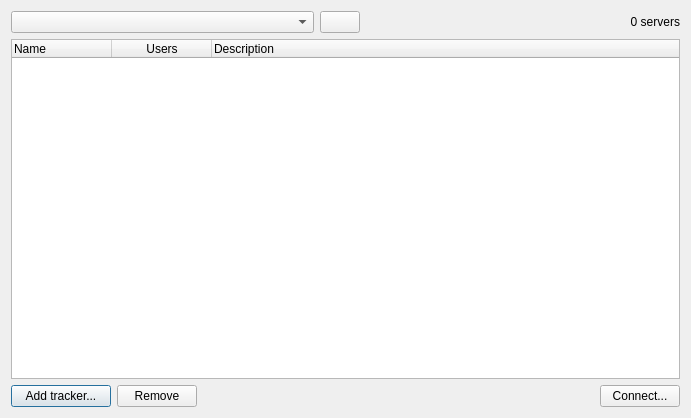
<?xml version="1.0" encoding="UTF-8"?>
<ui version="4.0">
 <class>DialogTrackers</class>
 <widget class="QDialog" name="DialogTrackers">
  <property name="windowModality">
   <enum>Qt::ApplicationModal</enum>
  </property>
  <property name="geometry">
   <rect>
    <x>0</x>
    <y>0</y>
    <width>691</width>
    <height>418</height>
   </rect>
  </property>
  <property name="minimumSize">
   <size>
    <width>640</width>
    <height>337</height>
   </size>
  </property>
  <property name="windowTitle">
   <string>Trackers</string>
  </property>
  <layout class="QGridLayout" name="gridLayout">
   <item row="0" column="0" colspan="3">
    <widget class="QComboBox" name="comboBox">
     <property name="sizePolicy">
      <sizepolicy hsizetype="Expanding" vsizetype="Fixed">
       <horstretch>0</horstretch>
       <verstretch>0</verstretch>
      </sizepolicy>
     </property>
    </widget>
   </item>
   <item row="0" column="6">
    <widget class="QLabel" name="label">
     <property name="text">
      <string>0 servers</string>
     </property>
     <property name="textFormat">
      <enum>Qt::PlainText</enum>
     </property>
     <property name="alignment">
      <set>Qt::AlignRight|Qt::AlignTrailing|Qt::AlignVCenter</set>
     </property>
    </widget>
   </item>
   <item row="1" column="0" colspan="7">
    <widget class="QTreeWidget" name="treeWidget">
     <property name="indentation">
      <number>2</number>
     </property>
     <property name="itemsExpandable">
      <bool>false</bool>
     </property>
     <property name="sortingEnabled">
      <bool>false</bool>
     </property>
     <property name="animated">
      <bool>true</bool>
     </property>
     <property name="expandsOnDoubleClick">
      <bool>false</bool>
     </property>
     <property name="columnCount">
      <number>3</number>
     </property>
     <column>
      <property name="text">
       <string>Name</string>
      </property>
     </column>
     <column>
      <property name="text">
       <string>Users</string>
      </property>
      <property name="textAlignment">
       <set>AlignCenter</set>
      </property>
     </column>
     <column>
      <property name="text">
       <string>Description</string>
      </property>
     </column>
    </widget>
   </item>
   <item row="2" column="0">
    <widget class="QPushButton" name="pushButton">
     <property name="minimumSize">
      <size>
       <width>100</width>
       <height>0</height>
      </size>
     </property>
     <property name="text">
      <string>Add tracker...</string>
     </property>
    </widget>
   </item>
   <item row="2" column="1">
    <widget class="QPushButton" name="pushButton_2">
     <property name="enabled">
      <bool>true</bool>
     </property>
     <property name="text">
      <string>Remove</string>
     </property>
    </widget>
   </item>
   <item row="2" column="2" colspan="4">
    <spacer name="horizontalSpacer">
     <property name="orientation">
      <enum>Qt::Horizontal</enum>
     </property>
     <property name="sizeHint" stdset="0">
      <size>
       <width>465</width>
       <height>20</height>
      </size>
     </property>
    </spacer>
   </item>
   <item row="2" column="6">
    <widget class="QPushButton" name="pushButton_3">
     <property name="text">
      <string>Connect...</string>
     </property>
    </widget>
   </item>
   <item row="0" column="3">
    <widget class="QPushButton" name="buttonRefresh">
     <property name="sizePolicy">
      <sizepolicy hsizetype="Fixed" vsizetype="Fixed">
       <horstretch>0</horstretch>
       <verstretch>0</verstretch>
      </sizepolicy>
     </property>
     <property name="text">
      <string/>
     </property>
     <property name="icon">
      <iconset resource="../resources/resources.qrc">
       <normaloff>:/general/interfaceIcons/generalRefresh.png</normaloff>:/general/interfaceIcons/generalRefresh.png</iconset>
     </property>
     <property name="iconSize">
      <size>
       <width>16</width>
       <height>16</height>
      </size>
     </property>
    </widget>
   </item>
  </layout>
 </widget>
 <resources>
  <include location="../resources/resources.qrc"/>
 </resources>
 <connections/>
</ui>
